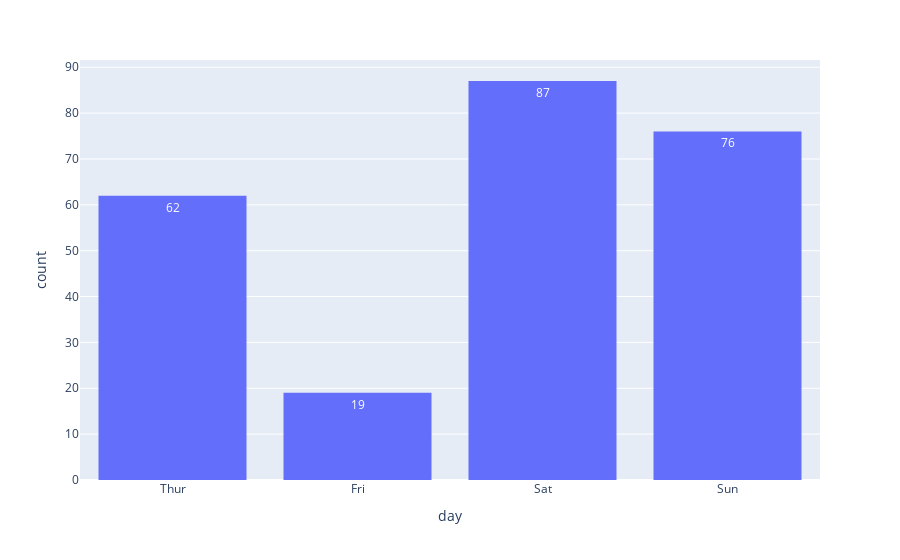

The code cell stored with this chart in its notebook:
### Code cell
# Here we use a column with categorical data
fig = px.histogram(df, x="day" ,text_auto=True, category_orders=dict(day=["Thur", "Fri", "Sat", "Sun"]) )
fig.show()

### Figure 1 — Plotly figure (JSON) as saved in the notebook; plotly's stock layout.template omitted (floating-point values rounded to 4 significant figures; data arrays with more than 128 entries replaced by an {"elided": "..."} marker saying what was removed)
{"data": [{"alignmentgroup": "True", "bingroup": "x", "hovertemplate": "day=%{x}<br>count=%{y}<extra></extra>", "legendgroup": "", "marker": {"color": "#636efa", "pattern": {"shape": ""}}, "name": "", "offsetgroup": "", "orientation": "v", "showlegend": false, "texttemplate": "%{value}", "type": "histogram", "x": {"elided": "244 str values"}, "xaxis": "x", "yaxis": "y"}], "layout": {"barmode": "relative", "legend": {"tracegroupgap": 0}, "margin": {"t": 60}, "xaxis": {"anchor": "y", "categoryarray": ["Thur", "Fri", "Sat", "Sun"], "categoryorder": "array", "domain": [0, 1], "title": {"text": "day"}}, "yaxis": {"anchor": "x", "domain": [0, 1], "title": {"text": "count"}}}}
